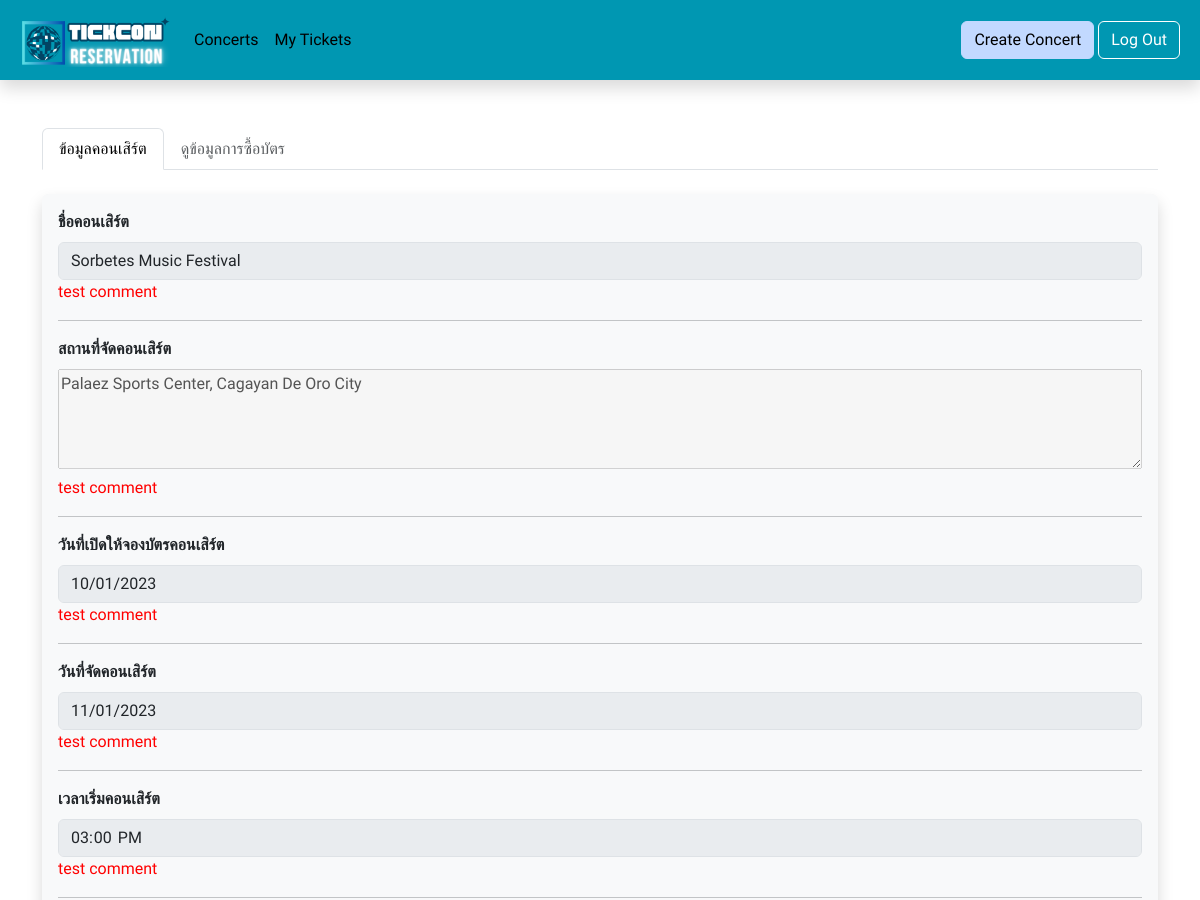
The app's page /all_final/each_my_concert.php?concert_id=3 (signed in, upper part), older data.
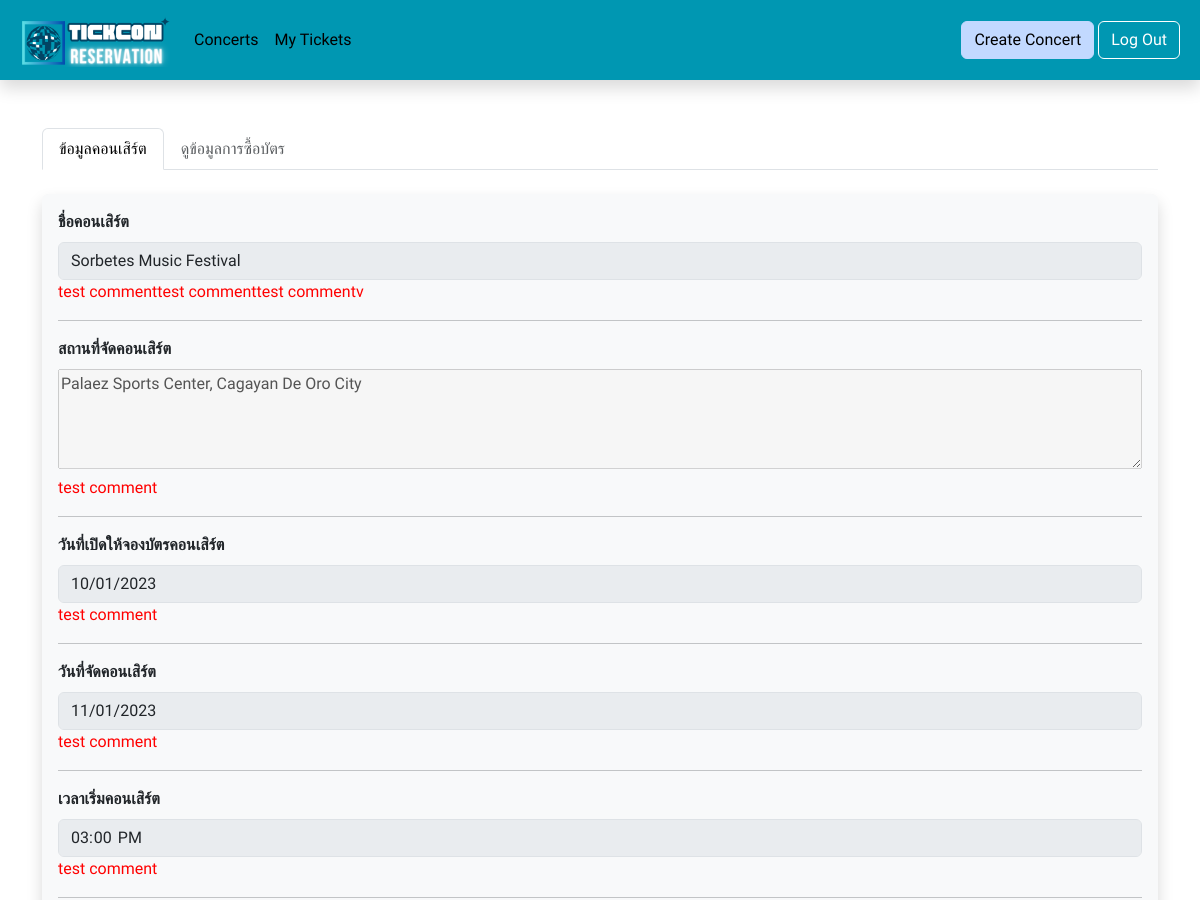
The same page, newer data.
### tables this page shows
CREATE TABLE "concert" (
	"concert_id"	INTEGER NOT NULL UNIQUE,
	"concert_name"	TEXT NOT NULL,
	"detail"	TEXT NOT NULL,
	"requirement"	TEXT NOT NULL,
	"status"	TEXT NOT NULL,
	"concert_img_path"	TEXT NOT NULL,
	"open_booking_date"	DATE NOT NULL,
	"show_date"	DATE NOT NULL,
	"show_time"	TEXT NOT NULL,
	"copy_id_card_img"	TEXT NOT NULL,
	"con_permission_img"	TEXT NOT NULL,
	"stage_img"	TEXT,
	"bank_name"	TEXT NOT NULL,
	"bank_code"	TEXT NOT NULL,
	"address"	TEXT NOT NULL,
	"member_id"	INTEGER NOT NULL,
	"concert_name_comment"	TEXT,
	"detail_comment"	TEXT,
	"requirement_comment"	TEXT,
	"concert_img_comment"	TEXT,
	"open_booking_date_comment"	TEXT,
	"show_date_comment"	TEXT,
	"show_time_comment"	TEXT,
	"copy_id_card_comment"	TEXT,
	"con_permission_comment"	TEXT,
	"stage_img_comment"	TEXT,
	"bank_name_comment"	TEXT,
	"bank_code_comment"	TEXT,
	"address_comment"	TEXT,
	"ticket_comment"	TEXT,
	PRIMARY KEY("concert_id" AUTOINCREMENT)
);

### all_final/each_my_concert.php (the view, shortened to what the changed rows need)
<!DOCTYPE html>
<html lang="en">
<head>
    <link href="https://cdn.jsdelivr.net/npm/bootstrap@5.3.2/dist/css/bootstrap.min.css" rel="stylesheet"
>
</head>
<body>
    <?php
    $concert_id = $_SESSION['concert_id'];
    require_once 'config/db.php';
    $sql = <<<EOF
    SELECT * from concert
    WHERE concert_id = $concert_id;
    EOF;
    $ret = $db->query($sql);
    $row = $ret->fetchArray(SQLITE3_ASSOC);
    if (!isset($_POST['button'])) {
        echo '<div class="container">
        <ul class="nav nav-tabs">
        <li class="nav-item">
            <a class="nav-link active" aria-current="page" href="#">ข้อมูลคอนเสิร์ต</a>
        </li>';
        if ($row['status'] == 'approved') {
            echo '<li class="nav-item">
                <a class="nav-link" href="each_my_concert_stat.php">ดูข้อมูลการซื้อบัตร</a>
                </li>';
        }else{
            echo '<li class="nav-item">
                <a class="nav-link disabled" aria-disabled="true" href="each_my_concert_stat.php">ดูข้อมูลการซื้อบัตร</a>
                </li>';
        }
        echo '</ul><br>
        <form action="each_my_concert.php" method="post" enctype="multipart/form-data">
        <div class="shadow p-3 mb-3 bg-body-tertiary rounded">
            <div class="mb-3">
                <label for="cname" class="form-label"><b>ชื่อคอนเสิร์ต</b></label>
                <input type="text" class="form-control" name="cname" value = "' . $row['concert_name'] . '" disabled>
                <p style="color : red;">' . $row['concert_name_comment'] . '</p><hr>
            </div>
            <div class="mb-3">
                <label for="address" class="form-label"><b>สถานที่จัดคอนเสิร์ต</b></label><br>
                <textarea name="address" style="width: 100%; height: 100px;" disabled>' . $row['address'] . '</textarea>
                <p style="color : red;">' . $row['address_comment'] . '</p><hr>
            </div>
            <div class="mb-3">
                <label for="bdate" class="form-label"><b>วันที่เปิดให้จองบัตรคอนเสิร์ต</b></label>
                <input type="date" class="form-control" name="bdate" value = "' . $row['open_booking_date'] . '" disabled>
                <p style="color : red;">' . $row['open_booking_date_comment'] . '</p><hr>
            </div>
            <div class="mb-3">
                <label for="cdate" class="form-label"><b>วันที่จัดคอนเสิร์ต</b></label>
                <input type="date" class="form-control" name="cdate" value = "' . $row['show_date'] . '" disabled>
                <p style="color : red;">' . $row['show_date_comment'] . '</p><hr>
            </div>
            <div class="mb-3">
                <label for="ctime" class="form-label"><b>เวลาเริ่มคอนเสิร์ต</b></label>
                <input type="time" class="form-control" name="ctime" value = "' . $row['show_time'] . '" disabled>
                <p style="color : red;">' . $row['show_time_comment'] . '</p><hr>
            </div>
                <textarea name="detail" style="width: 100%; height: 100px;" disabled>' . $row['detail'] . '</textarea>
                <p style="color : red;">' . $row['detail_comment'] . '</p><hr>
                <input type="require" class="form-control" name="require" value = "' . $row['requirement'] . '" disabled>
                <p style="color : red;">' . $row['requirement_comment'] . '</p><hr>
                <img src="' . $row['concert_img_path'] . '" style="max-width : 40vw"><br><br>
                <p style="color : red;">' . $row['concert_img_comment'] . '</p><hr>
            <div class="mb-3">
                <label for="con_img" class="form-label"><b>แผนผังคอนเสิร์ต</b></label><br>';
        echo '<p style="color : red;">' . $row['stage_img_comment'] . '</p><hr>
            </div>
        </div>
        <div class="shadow p-3 mb-3 bg-body-tertiary rounded">
            <div class="mb-3" id="tic_type_add">
            <label class="form-label"><b>บัตรคอนเสิร์ต :</b></label>';
        echo '<p style="color : red;">' . $row['ticket_comment'] . '</p><hr></div>
        </div>
        <div class="shadow p-3 mb-3 bg-body-tertiary rounded">
        <label class="form-label"><b>ข้อมูลผู้จัดคอนเสิร์ต :</b></label>
            <div class="mb-3">
                <label for="id_card_img" class="form-label"><b>สำเนาบัตรประชาชนผู้จัดคอนเสิร์ต</b></label><br>
                <img src="' . $row['copy_id_card_img'] . '" style="max-width : 40vw"><br><br>
                <p style="color : red;">' . $row['copy_id_card_comment'] . '</p><hr>
            </div>
            <div class="mb-3">
                <label for="license_img" class="form-label"><b>ใบอนุญาตจัดคอนเสิร์ต</b></label><br>
                <img src="' . $row['con_permission_img'] . '" style="max-width : 40vw"><br><br>
                <p style="color : red;">' . $row['con_permission_comment'] . '</p><hr>
            </div>
            <div class="mb-3">
                <label for="bank_acc_name" class="form-label"><b>ชื่อธนาคารับเงิน</b></label>
                <input type="text" class="form-control" name="bank_acc_name"  value = "' . $row['bank_name'] . '" disabled>
                <p style="color : red;">' . $row['bank_name_comment'] . '</p><hr>
                <label for="bank_acc_number" class="form-label"><b>เลขที่บัญชีธนาคารรับเงิน</b></label>
                <input type="text" class="form-control" name="bank_acc_number"  value = "' . $row['bank_code'] . '" disabled>
                <p style="color : red;">' . $row['bank_code_comment'] . '</p><hr>
            </div></div>';
        if ($row['status'] != 'approved') {
            echo '<div class="">
            <button type="submit" class="btn btn-secondary" name="button" value="edit">Edit</button>
            <button type="submit" class="btn btn-outline-success" name="button" value="save" disabled>Save</button>
            <button type="submit" class="btn btn-';
            if (!isset($_SESSION['count_save'])) {
                echo 'outline-';
            }
            echo 'primary" name="button"  value="submit"';
            if (!isset($_SESSION['count_save'])) {
                echo 'disabled';
            }
            echo '>Submit</button>';
            echo '</div></form><br></div>';
        }
    }
    ?>
</body>
</html>

Row changes from the older to the newer data that the page shows:
changed concert "test comment": concert_name_comment "test comment" → "test commenttest commenttest commentv"
